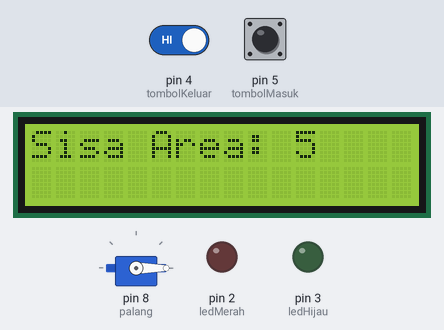
Bench run of a sketch on a simulated Arduino Uno, built with avr-gcc and run on an emulated ATmega328P. Parts: 16×2 character LCD, servo, output pins drawn as LEDs (lit = HIGH). Inputs (shaded band) come from the test bench; at power-on: pin 5 (tombolMasuk) HIGH, pin 4 (tombolKeluar) HIGH. What the sketch prints to the serial monitor is not drawn.

Above: at 5.2 s.
5.3 s: pin 5 (tombolMasuk) pulled LOW for 0.15 s
At 10.3 s:
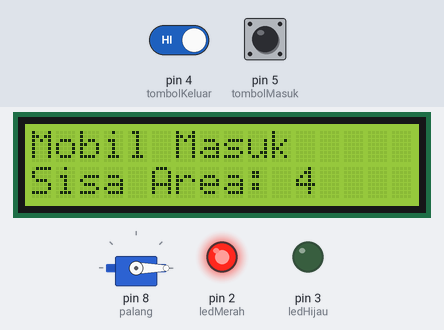
10.7 s: pin 5 (tombolMasuk) pulled LOW for 3.2 s
At 14.3 s:
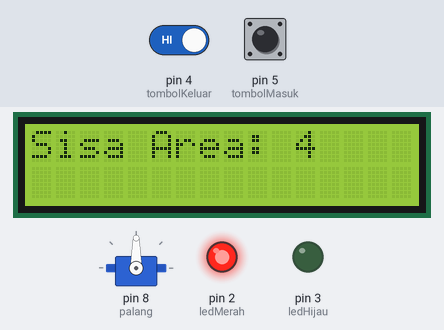
16.9 s: pin 4 (tombolKeluar) driven HIGH
19.9 s: pin 4 (tombolKeluar) driven LOW
At 22.1 s:
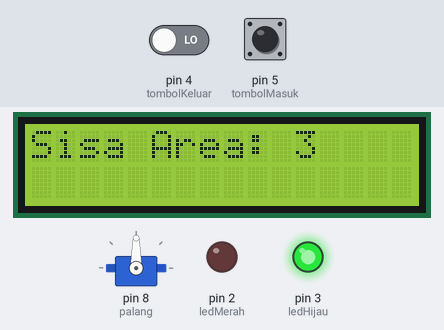
22.3 s: pin 4 (tombolKeluar) driven HIGH and pin 5 (tombolMasuk) driven LOW
At 55.0 s:
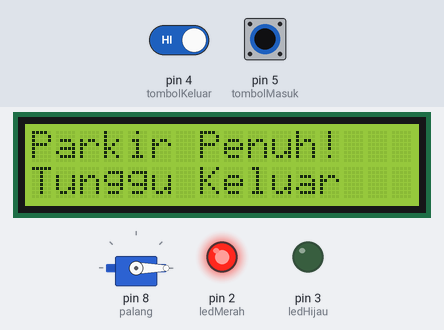
Timing chart, 0 to 56.5 s (numbered marks = the images above; inputs shaded):
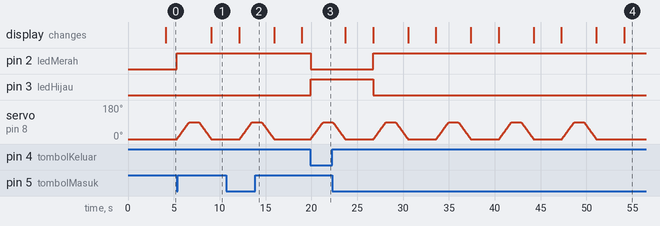

Measured:
- after the input at 5.3 s, pin 2 (ledMerah): LOW → HIGH at once; servo on pin 8 (palang): rises from 0° to 90° in 1.4 s, then falls to 0° in 2.4 s; the display: changes after 3.8 s (image 1)
- after the input at 10.7 s, servo on pin 8 (palang): rises from 0° to 90° in 1.4 s, then falls to 0° in 2.4 s
- after the input at 19.9 s, pin 2 (ledMerah): HIGH → LOW at once; pin 3 (ledHijau): LOW → HIGH at once; servo on pin 8 (palang): moves from 0° to 90° over 1.4 s, starting after 0.05 s
- after the input at 22.3 s, pin 2 (ledMerah): LOW → HIGH after 4.5 s; pin 3 (ledHijau): HIGH → LOW after 4.5 s; the display: first differs from a run without the input after 8.3 s (image 4 shows a later state)

The sketch:

parkir_lahan.ino
```cpp
#include <Wire.h>
#include <LiquidCrystal_I2C.h>
#include <Servo.h>

LiquidCrystal_I2C lcd(0x3F, 16, 2);
Servo palang;

int ledMerah = 2;
int ledHijau = 3;
int tombolMasuk = 5;
int tombolKeluar = 4;

int sisaArea = 5;
int maxArea = 5;

bool tampilStatus = false;
unsigned long waktuTampil = 0;

void setup() {
  Serial.begin(9600);

  lcd.begin(16, 2);
  lcd.backlight();

  palang.attach(8);

  pinMode(ledMerah, OUTPUT);
  pinMode(ledHijau, OUTPUT);
  pinMode(tombolMasuk, INPUT_PULLUP);
  pinMode(tombolKeluar, INPUT_PULLUP);

  // POSISI AWAL PALANG
  palang.write(0);

  lcd.clear();
  lcd.setCursor(2, 0);
  lcd.print("Sistem Lahan");
  lcd.setCursor(5, 1);
  lcd.print("Parkir");
  delay(4000);
  lcd.clear();

  // TAMPILAN AWAL
  lcd.print("Sisa Area: ");
  lcd.print(sisaArea);

  Serial.println("Sistem Parkir Aktif");
  Serial.print("Sisa Area Awal: ");
  Serial.println(sisaArea);
}

void bukaPalang() {
  Serial.println("Palang dibuka...");
  for (int i = 0; i <= 90; i++) {
    palang.write(i);
    delay(15);
  }
}

void tutupPalang() {
  Serial.println("Palang ditutup...");
  for (int i = 90; i >= 0; i--) {
    palang.write(i);
    delay(15);
  }
}

void loop() {

  bool masuk = digitalRead(tombolMasuk) == LOW;
  bool keluar = digitalRead(tombolKeluar) == LOW;

  // MOBIL MASUK
  if (masuk && !tampilStatus) {
    Serial.println("Tombol MASUK ditekan");

    if (sisaArea > 0) {
      sisaArea--;

      Serial.print("Mobil masuk → Sisa area: ");
      Serial.println(sisaArea);

      Serial.print("Sisa Area Sekarang: ");
      Serial.println(sisaArea);

      digitalWrite(ledMerah, HIGH);
      digitalWrite(ledHijau, LOW);

      bukaPalang();
      delay(1000);
      tutupPalang();

      lcd.clear();
      lcd.print("Mobil Masuk");
      lcd.setCursor(0, 1);
      lcd.print("Sisa Area: ");
      lcd.print(sisaArea);
    }
    else {
      Serial.println("Parkir penuh!");
      lcd.clear();
      lcd.print("Parkir Penuh!");
      lcd.setCursor(0, 1);
      lcd.print("Tunggu Keluar");
    }

    tampilStatus = true;
    waktuTampil = millis();
  }

  // MOBIL KELUAR
  if (keluar && !tampilStatus) {
    Serial.println("Tombol KELUAR ditekan");

    if (sisaArea < maxArea) {
      sisaArea++;

      Serial.print("Mobil keluar → Sisa area: ");
      Serial.println(sisaArea);

      Serial.print("Sisa Area Sekarang: ");
      Serial.println(sisaArea);

      digitalWrite(ledMerah, LOW);
      digitalWrite(ledHijau, HIGH);

      bukaPalang();
      delay(1000);
      tutupPalang();

      lcd.clear();
      lcd.print("Mobil Keluar");
      lcd.setCursor(0, 1);
      lcd.print("Sisa Area: ");
      lcd.print(sisaArea);
    }

    tampilStatus = true;
    waktuTampil = millis();
  }

  // KEMBALI KE TAMPILAN DEFAULT
  if (tampilStatus && millis() - waktuTampil >= 3000) {

    lcd.clear();
    lcd.print("Sisa Area: ");
    lcd.print(sisaArea);

    Serial.print("Tampilan default → Sisa Area: ");
    Serial.println(sisaArea);

    tampilStatus = false;
  }

  // TAMPILAN SAAT DIAM
  if (!tampilStatus) {
    lcd.setCursor(0, 0);
    lcd.print("Sisa Area: ");
    lcd.print(sisaArea);
  }
}
```
